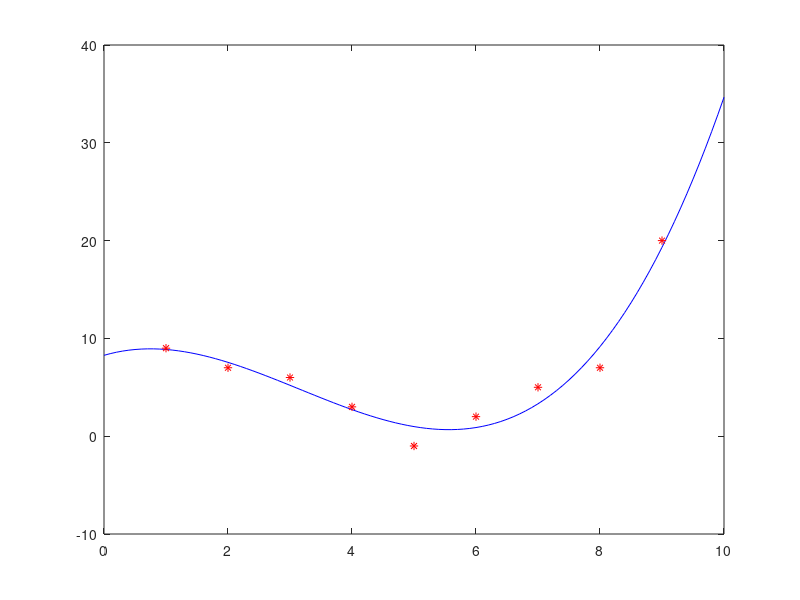

Recreate this plot in MATLAB. (Note: this script raises an error after producing the figure.)
%% example-1
x = [1:9];
y = [9 7 6 3 -1 2 5 7 20];

p = polyfit(x,y,3)

xi = 0:.1:10;
yi = polyval(p,xi);
plot(xi,yi,'-b',x,y,'r*')


%%%%%%%%%%%%%%%%%%%%%%%%%%%%%%%%%%%%%%%%%%%%%%%%%%%%
diary ~/.tmp/matlab-log/test.txt
% The outputs below will be store in a tmp file.
%% 人口几预测模几型
clear
clc
% 读取数据
Y = [33815 33918 34004 34165 34212 34327 34344 34458 34498 34476 34483 34488 34513 34497 34511 34520 34507 34509 34521 34513 34515 34517 34519 34519 34521 34521 34523 34525 34525 34527];
T = 1:30;

% 线性化处理
for t = 1:30
  x(t) = exp(-t);
  y(t) = 1/Y(t);
end

c = zeros(30,1) + 1;
X = [c,x'];
B = inv(X'*X)*X'*y';

for i = 1:30
  z(i) = B(1,1) + B(2,1) * x(i);

  s(i) = y(i) - sum(y)/30;

  w(i) = z(i) -y(i);
end

S = s*s';

Q = w*w';

U = S - Q;

F = 28 * U/Q;
for j = 1:30
  Y(j) = 1/(B(1,1) + B(2,1) * exp(-j));
end
plot(T,Y)

diary off
%%%%%%%%%%%%%%%%%%%%%%%%%%%%%%%%%%%%%%%%%%%%%%%%%%%%

%% example-2

